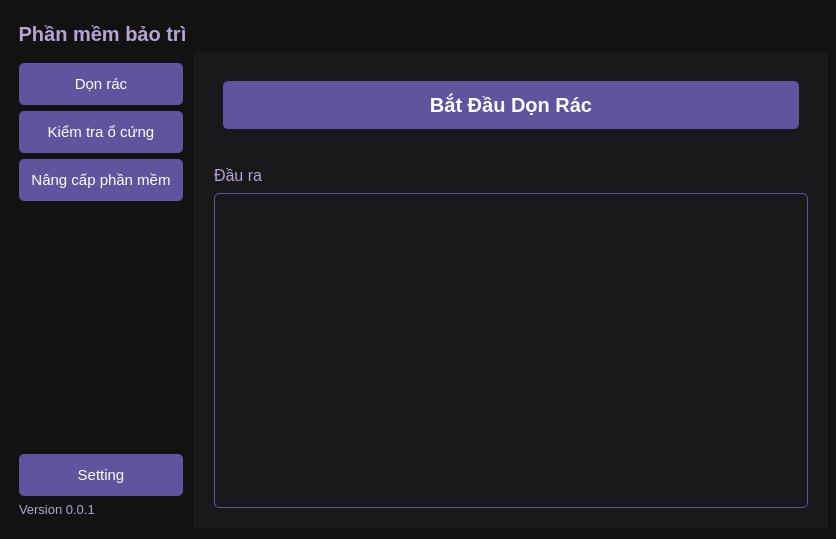
<?xml version="1.0" encoding="UTF-8"?>
<ui version="4.0">
 <class>MainWindow</class>
 <widget class="QMainWindow" name="MainWindow">
  <property name="enabled">
   <bool>true</bool>
  </property>
  <property name="geometry">
   <rect>
    <x>0</x>
    <y>0</y>
    <width>836</width>
    <height>539</height>
   </rect>
  </property>
  <property name="windowTitle">
   <string>MainWindow</string>
  </property>
  <property name="styleSheet">
   <string notr="true">QWidget {
	background-color: transparent;
	font-size: 16px;
}

QFrame {
	color: #b5a4d4;
}

#centralwidget {
	background-color: #121212;
}

QPushButton {
	background-color: #5e559e;
	color: #ffffff;
	border: none;
	border-radius: 5px;
	padding: 12px;
	font-size: 15px
}


QPushButton:disabled {
	color: #cccbd4;
	background-color: #413b6e;
}

QPushButton:hover {
	background-color: #ae99d1;
}

QTextEdit, QScrollArea {
	border: 1px solid #5e559e;
	border-radius: 5px;
	padding: 8px;
}

QStackedWidget {
	background-color: #19181a;
}

QScrollBar:vertical {
    border: none;
    background: transparent;
    width: 15px;
}

QScrollBar::handle:vertical {
    background: rgba(255, 255, 255, 0.1);
    min-height: 20px;
}

QScrollBar::handle:vertical:hover {
    background: #4e4a4f;
}

QScrollBar::add-line:vertical {
    border: none;
    background: transparent;
    width: 0px;
    height: 0px;
    subcontrol-position: top;
    subcontrol-origin: margin;
}

QScrollBar::sub-line:vertical {
    border: none;
    background: transparent;
    width: 0px;
    height: 0px;
    subcontrol-position: bottom;
    subcontrol-origin: margin;
}

QScrollBar:left-arrow:vertical, QScrollBar::right-arrow:vertical {
    border: none;
    width: 0px;
    height: 0px;
    background: transparent;
}

QScrollBar::add-page:vertical, QScrollBar::sub-page:vertical {
    background: transparent;
}

DiskInfo {
	border-bottom: 1px solid #5e559e;
}

QGroupBox::title {
	subcontrol-origin: margin;
	subcontrol-position: top left;
	left: 15px;
}

QGroupBox {
	color: #b5a4d4;
	border: 1px solid #5e559e;
	border-radius: 6px;
	margin-top: 3ex;
	font-weight: bold;
	padding-top: 12px;
}

QCheckBox {
	color: #b5a4d4;
	padding-bottom: 8px;
}

QCheckBox::indicator {
	width: 30px;
	height: 30px;
}

QCheckBox::indicator:checked {
	width: 18px;
	height: 18px;
	padding: 6px;
	image: url(:/icons/cil-task.png);
}

QCheckBox::indicator:unchecked {
	image: url(:/icons/cil-media-stop.png);
}

QLineEdit {
	border: 1px solid #5e559e;
	border-radius: 5px;
	padding: 8px 5px 8px 5px;
	color: #b5a4d4;
}

#btn_browse {
	width: 32px;
	height: 28px;
	font-weight: bold;
	padding: 5px;
}

#btn_start_clean {
	font-weight: bold;
	font-size: 20px
}

#btn_refresh {
	padding-top: 5px;
	padding-bottom: 5px;
}

#label_title {
	padding: 0px;
	font-size: 20px;
	font-weight: bold;
}

#btn_exit, #btn_max, #btn_min {
	background-color: transparent;
	border: none;
	border-radius: none;
	width: 30px;
	height: 20px;
	padding: 0.2em 0.5em 0.2em 0.5em;
}

#btn_max:hover, #btn_min:hover {
	background-color: #292929;
}

#btn_exit:hover {
	background-color: #d4443c;
}

#btn_min {
    image: url(:/icons/cil-window-minimize.png);
}

#btn_max:!checked {
    image: url(:/icons/cil-window-maximize.png);
}

#btn_max:checked {
    image: url(:/icons/cil-window-restore.png);
}

#btn_exit {
    image: url(:/icons/cil-x.png);
}

#label_version {
	font-size: 13px;
}</string>
  </property>
  <widget class="QWidget" name="centralwidget">
   <layout class="QVBoxLayout" name="verticalLayout">
    <property name="spacing">
     <number>1</number>
    </property>
    <property name="leftMargin">
     <number>0</number>
    </property>
    <property name="topMargin">
     <number>0</number>
    </property>
    <property name="rightMargin">
     <number>0</number>
    </property>
    <property name="bottomMargin">
     <number>0</number>
    </property>
    <item>
     <widget class="QFrame" name="title">
      <property name="frameShape">
       <enum>QFrame::Shape::StyledPanel</enum>
      </property>
      <property name="frameShadow">
       <enum>QFrame::Shadow::Raised</enum>
      </property>
      <layout class="QHBoxLayout" name="horizontalLayout_6">
       <property name="spacing">
        <number>0</number>
       </property>
       <property name="leftMargin">
        <number>0</number>
       </property>
       <property name="topMargin">
        <number>0</number>
       </property>
       <property name="rightMargin">
        <number>0</number>
       </property>
       <property name="bottomMargin">
        <number>0</number>
       </property>
       <item>
        <widget class="QFrame" name="frame_title">
         <property name="sizePolicy">
          <sizepolicy hsizetype="Expanding" vsizetype="Preferred">
           <horstretch>0</horstretch>
           <verstretch>0</verstretch>
          </sizepolicy>
         </property>
         <property name="frameShape">
          <enum>QFrame::Shape::StyledPanel</enum>
         </property>
         <property name="frameShadow">
          <enum>QFrame::Shadow::Raised</enum>
         </property>
         <layout class="QVBoxLayout" name="verticalLayout_9">
          <property name="spacing">
           <number>0</number>
          </property>
          <property name="leftMargin">
           <number>0</number>
          </property>
          <property name="topMargin">
           <number>0</number>
          </property>
          <property name="rightMargin">
           <number>0</number>
          </property>
          <property name="bottomMargin">
           <number>0</number>
          </property>
          <item>
           <widget class="QFrame" name="frame_up_left">
            <property name="frameShape">
             <enum>QFrame::Shape::StyledPanel</enum>
            </property>
            <property name="frameShadow">
             <enum>QFrame::Shadow::Raised</enum>
            </property>
            <layout class="QHBoxLayout" name="horizontalLayout_9">
             <property name="spacing">
              <number>0</number>
             </property>
             <property name="leftMargin">
              <number>0</number>
             </property>
             <property name="topMargin">
              <number>0</number>
             </property>
             <property name="rightMargin">
              <number>0</number>
             </property>
             <property name="bottomMargin">
              <number>0</number>
             </property>
             <item>
              <widget class="QFrame" name="size_up_left">
               <property name="sizePolicy">
                <sizepolicy hsizetype="Minimum" vsizetype="Minimum">
                 <horstretch>0</horstretch>
                 <verstretch>0</verstretch>
                </sizepolicy>
               </property>
               <property name="minimumSize">
                <size>
                 <width>5</width>
                 <height>5</height>
                </size>
               </property>
               <property name="maximumSize">
                <size>
                 <width>5</width>
                 <height>5</height>
                </size>
               </property>
               <property name="frameShape">
                <enum>QFrame::Shape::StyledPanel</enum>
               </property>
               <property name="frameShadow">
                <enum>QFrame::Shadow::Raised</enum>
               </property>
              </widget>
             </item>
             <item>
              <widget class="QFrame" name="size_up">
               <property name="sizePolicy">
                <sizepolicy hsizetype="Expanding" vsizetype="Minimum">
                 <horstretch>0</horstretch>
                 <verstretch>0</verstretch>
                </sizepolicy>
               </property>
               <property name="minimumSize">
                <size>
                 <width>5</width>
                 <height>5</height>
                </size>
               </property>
               <property name="maximumSize">
                <size>
                 <width>16777215</width>
                 <height>5</height>
                </size>
               </property>
               <property name="frameShape">
                <enum>QFrame::Shape::StyledPanel</enum>
               </property>
               <property name="frameShadow">
                <enum>QFrame::Shadow::Raised</enum>
               </property>
              </widget>
             </item>
            </layout>
           </widget>
          </item>
          <item>
           <widget class="QLabel" name="label_title">
            <property name="text">
             <string>   Phần mềm bảo trì</string>
            </property>
           </widget>
          </item>
         </layout>
        </widget>
       </item>
       <item alignment="Qt::AlignmentFlag::AlignRight|Qt::AlignmentFlag::AlignTop">
        <widget class="QFrame" name="frame_btn">
         <property name="frameShape">
          <enum>QFrame::Shape::StyledPanel</enum>
         </property>
         <property name="frameShadow">
          <enum>QFrame::Shadow::Raised</enum>
         </property>
         <layout class="QHBoxLayout" name="horizontalLayout_7">
          <property name="spacing">
           <number>0</number>
          </property>
          <property name="leftMargin">
           <number>0</number>
          </property>
          <property name="topMargin">
           <number>0</number>
          </property>
          <property name="rightMargin">
           <number>0</number>
          </property>
          <property name="bottomMargin">
           <number>0</number>
          </property>
          <item>
           <widget class="QPushButton" name="btn_min">
            <property name="text">
             <string/>
            </property>
           </widget>
          </item>
          <item>
           <widget class="QPushButton" name="btn_max">
            <property name="text">
             <string/>
            </property>
           </widget>
          </item>
          <item>
           <widget class="QPushButton" name="btn_exit">
            <property name="text">
             <string/>
            </property>
           </widget>
          </item>
         </layout>
        </widget>
       </item>
      </layout>
     </widget>
    </item>
    <item>
     <widget class="QFrame" name="size_left_right">
      <property name="sizePolicy">
       <sizepolicy hsizetype="Expanding" vsizetype="Expanding">
        <horstretch>0</horstretch>
        <verstretch>0</verstretch>
       </sizepolicy>
      </property>
      <property name="frameShape">
       <enum>QFrame::Shape::StyledPanel</enum>
      </property>
      <property name="frameShadow">
       <enum>QFrame::Shadow::Raised</enum>
      </property>
      <layout class="QHBoxLayout" name="horizontalLayout_4">
       <property name="spacing">
        <number>0</number>
       </property>
       <property name="leftMargin">
        <number>0</number>
       </property>
       <property name="topMargin">
        <number>0</number>
       </property>
       <property name="rightMargin">
        <number>0</number>
       </property>
       <property name="bottomMargin">
        <number>0</number>
       </property>
       <item>
        <widget class="QFrame" name="size_left">
         <property name="sizePolicy">
          <sizepolicy hsizetype="Minimum" vsizetype="Expanding">
           <horstretch>0</horstretch>
           <verstretch>0</verstretch>
          </sizepolicy>
         </property>
         <property name="minimumSize">
          <size>
           <width>5</width>
           <height>5</height>
          </size>
         </property>
         <property name="maximumSize">
          <size>
           <width>5</width>
           <height>16777215</height>
          </size>
         </property>
         <property name="frameShape">
          <enum>QFrame::Shape::StyledPanel</enum>
         </property>
         <property name="frameShadow">
          <enum>QFrame::Shadow::Raised</enum>
         </property>
        </widget>
       </item>
       <item>
        <widget class="QFrame" name="frame_7">
         <property name="sizePolicy">
          <sizepolicy hsizetype="Expanding" vsizetype="Expanding">
           <horstretch>0</horstretch>
           <verstretch>0</verstretch>
          </sizepolicy>
         </property>
         <property name="frameShape">
          <enum>QFrame::Shape::StyledPanel</enum>
         </property>
         <property name="frameShadow">
          <enum>QFrame::Shadow::Raised</enum>
         </property>
         <layout class="QVBoxLayout" name="verticalLayout_12">
          <property name="spacing">
           <number>0</number>
          </property>
          <property name="leftMargin">
           <number>0</number>
          </property>
          <property name="topMargin">
           <number>0</number>
          </property>
          <property name="rightMargin">
           <number>0</number>
          </property>
          <property name="bottomMargin">
           <number>0</number>
          </property>
          <item>
           <widget class="QFrame" name="body">
            <property name="frameShape">
             <enum>QFrame::Shape::StyledPanel</enum>
            </property>
            <property name="frameShadow">
             <enum>QFrame::Shadow::Raised</enum>
            </property>
            <layout class="QHBoxLayout" name="horizontalLayout_2">
             <property name="spacing">
              <number>0</number>
             </property>
             <property name="leftMargin">
              <number>0</number>
             </property>
             <property name="topMargin">
              <number>0</number>
             </property>
             <property name="rightMargin">
              <number>0</number>
             </property>
             <property name="bottomMargin">
              <number>0</number>
             </property>
             <item>
              <widget class="QFrame" name="frame">
               <property name="frameShape">
                <enum>QFrame::Shape::StyledPanel</enum>
               </property>
               <property name="frameShadow">
                <enum>QFrame::Shadow::Raised</enum>
               </property>
               <layout class="QVBoxLayout" name="verticalLayout_2">
                <item alignment="Qt::AlignmentFlag::AlignTop">
                 <widget class="QFrame" name="frame_10">
                  <property name="frameShape">
                   <enum>QFrame::Shape::StyledPanel</enum>
                  </property>
                  <property name="frameShadow">
                   <enum>QFrame::Shadow::Raised</enum>
                  </property>
                  <layout class="QVBoxLayout" name="verticalLayout_14">
                   <property name="leftMargin">
                    <number>0</number>
                   </property>
                   <property name="topMargin">
                    <number>0</number>
                   </property>
                   <property name="rightMargin">
                    <number>0</number>
                   </property>
                   <property name="bottomMargin">
                    <number>0</number>
                   </property>
                   <item>
                    <widget class="QPushButton" name="btn_clean">
                     <property name="text">
                      <string>Dọn rác</string>
                     </property>
                    </widget>
                   </item>
                   <item>
                    <widget class="QPushButton" name="btn_check">
                     <property name="text">
                      <string>Kiểm tra ổ cứng</string>
                     </property>
                    </widget>
                   </item>
                   <item>
                    <widget class="QPushButton" name="btn_upgrade">
                     <property name="text">
                      <string>Nâng cấp phần mềm</string>
                     </property>
                    </widget>
                   </item>
                  </layout>
                 </widget>
                </item>
                <item alignment="Qt::AlignmentFlag::AlignBottom">
                 <widget class="QFrame" name="frame_2">
                  <property name="frameShape">
                   <enum>QFrame::Shape::StyledPanel</enum>
                  </property>
                  <property name="frameShadow">
                   <enum>QFrame::Shadow::Raised</enum>
                  </property>
                  <layout class="QVBoxLayout" name="verticalLayout_13">
                   <property name="leftMargin">
                    <number>0</number>
                   </property>
                   <property name="topMargin">
                    <number>0</number>
                   </property>
                   <property name="rightMargin">
                    <number>0</number>
                   </property>
                   <property name="bottomMargin">
                    <number>0</number>
                   </property>
                   <item>
                    <widget class="QPushButton" name="btn_setting">
                     <property name="text">
                      <string>Setting</string>
                     </property>
                    </widget>
                   </item>
                   <item>
                    <widget class="QLabel" name="label_version">
                     <property name="text">
                      <string>Version 0.0.1</string>
                     </property>
                    </widget>
                   </item>
                  </layout>
                 </widget>
                </item>
               </layout>
              </widget>
             </item>
             <item>
              <widget class="QStackedWidget" name="stackedWidget">
               <property name="currentIndex">
                <number>0</number>
               </property>
               <widget class="QWidget" name="clean">
                <layout class="QVBoxLayout" name="verticalLayout_3">
                 <item>
                  <widget class="QFrame" name="frame_3">
                   <property name="frameShape">
                    <enum>QFrame::Shape::StyledPanel</enum>
                   </property>
                   <property name="frameShadow">
                    <enum>QFrame::Shadow::Raised</enum>
                   </property>
                   <layout class="QHBoxLayout" name="horizontalLayout">
                    <item>
                     <widget class="QFrame" name="frame_8">
                      <property name="frameShape">
                       <enum>QFrame::Shape::StyledPanel</enum>
                      </property>
                      <property name="frameShadow">
                       <enum>QFrame::Shadow::Raised</enum>
                      </property>
                      <layout class="QVBoxLayout" name="verticalLayout_8">
                       <item>
                        <widget class="QPushButton" name="btn_start_clean">
                         <property name="enabled">
                          <bool>true</bool>
                         </property>
                         <property name="text">
                          <string>Bắt Đầu Dọn Rác</string>
                         </property>
                         <property name="checkable">
                          <bool>false</bool>
                         </property>
                         <property name="autoDefault">
                          <bool>false</bool>
                         </property>
                        </widget>
                       </item>
                      </layout>
                     </widget>
                    </item>
                   </layout>
                  </widget>
                 </item>
                 <item>
                  <widget class="QFrame" name="frame_4">
                   <property name="frameShape">
                    <enum>QFrame::Shape::StyledPanel</enum>
                   </property>
                   <property name="frameShadow">
                    <enum>QFrame::Shadow::Raised</enum>
                   </property>
                   <layout class="QVBoxLayout" name="verticalLayout_4">
                    <item>
                     <widget class="QFrame" name="frame_5">
                      <property name="frameShape">
                       <enum>QFrame::Shape::StyledPanel</enum>
                      </property>
                      <property name="frameShadow">
                       <enum>QFrame::Shadow::Raised</enum>
                      </property>
                      <layout class="QVBoxLayout" name="verticalLayout_5">
                       <property name="spacing">
                        <number>0</number>
                       </property>
                       <property name="leftMargin">
                        <number>0</number>
                       </property>
                       <property name="topMargin">
                        <number>0</number>
                       </property>
                       <property name="rightMargin">
                        <number>0</number>
                       </property>
                       <property name="bottomMargin">
                        <number>0</number>
                       </property>
                       <item>
                        <widget class="QLabel" name="label">
                         <property name="text">
                          <string>Đầu ra</string>
                         </property>
                        </widget>
                       </item>
                      </layout>
                     </widget>
                    </item>
                    <item>
                     <widget class="QFrame" name="frame_6">
                      <property name="frameShape">
                       <enum>QFrame::Shape::StyledPanel</enum>
                      </property>
                      <property name="frameShadow">
                       <enum>QFrame::Shadow::Raised</enum>
                      </property>
                      <layout class="QVBoxLayout" name="verticalLayout_6">
                       <property name="spacing">
                        <number>0</number>
                       </property>
                       <property name="leftMargin">
                        <number>0</number>
                       </property>
                       <property name="topMargin">
                        <number>0</number>
                       </property>
                       <property name="rightMargin">
                        <number>0</number>
                       </property>
                       <property name="bottomMargin">
                        <number>0</number>
                       </property>
                       <item>
                        <widget class="QTextEdit" name="text_output">
                         <property name="readOnly">
                          <bool>true</bool>
                         </property>
                         <property name="html">
                          <string>&lt;!DOCTYPE HTML PUBLIC &quot;-//W3C//DTD HTML 4.0//EN&quot; &quot;http://www.w3.org/TR/REC-html40/strict.dtd&quot;&gt;
&lt;html&gt;&lt;head&gt;&lt;meta name=&quot;qrichtext&quot; content=&quot;1&quot; /&gt;&lt;meta charset=&quot;utf-8&quot; /&gt;&lt;style type=&quot;text/css&quot;&gt;
p, li { white-space: pre-wrap; }
hr { height: 1px; border-width: 0; }
li.unchecked::marker { content: &quot;\2610&quot;; }
li.checked::marker { content: &quot;\2612&quot;; }
&lt;/style&gt;&lt;/head&gt;&lt;body style=&quot; font-family:'Segoe UI'; font-size:16px; font-weight:400; font-style:normal;&quot;&gt;
&lt;p style=&quot;-qt-paragraph-type:empty; margin-top:0px; margin-bottom:0px; margin-left:0px; margin-right:0px; -qt-block-indent:0; text-indent:0px;&quot;&gt;&lt;br /&gt;&lt;/p&gt;&lt;/body&gt;&lt;/html&gt;</string>
                         </property>
                        </widget>
                       </item>
                      </layout>
                     </widget>
                    </item>
                   </layout>
                  </widget>
                 </item>
                </layout>
               </widget>
               <widget class="QWidget" name="upgrade">
                <layout class="QVBoxLayout" name="verticalLayout_7">
                 <item>
                  <widget class="QLabel" name="label_3">
                   <property name="text">
                    <string>Coming soon</string>
                   </property>
                   <property name="alignment">
                    <set>Qt::AlignmentFlag::AlignCenter</set>
                   </property>
                  </widget>
                 </item>
                </layout>
               </widget>
               <widget class="QWidget" name="setting">
                <layout class="QVBoxLayout" name="verticalLayout_15">
                 <item alignment="Qt::AlignmentFlag::AlignTop">
                  <widget class="QFrame" name="frame_13">
                   <property name="frameShape">
                    <enum>QFrame::Shape::StyledPanel</enum>
                   </property>
                   <property name="frameShadow">
                    <enum>QFrame::Shadow::Raised</enum>
                   </property>
                   <layout class="QVBoxLayout" name="verticalLayout_17">
                    <item>
                     <widget class="QFrame" name="frame_11">
                      <property name="frameShape">
                       <enum>QFrame::Shape::StyledPanel</enum>
                      </property>
                      <property name="frameShadow">
                       <enum>QFrame::Shadow::Raised</enum>
                      </property>
                      <layout class="QHBoxLayout" name="horizontalLayout_8">
                       <item>
                        <widget class="QLineEdit" name="lineEdit">
                         <property name="text">
                          <string/>
                         </property>
                         <property name="placeholderText">
                          <string>Đường dẫn tới thư mục phần mềm CarParking</string>
                         </property>
                        </widget>
                       </item>
                       <item>
                        <widget class="QPushButton" name="btn_browse">
                         <property name="text">
                          <string>. . .</string>
                         </property>
                        </widget>
                       </item>
                      </layout>
                     </widget>
                    </item>
                    <item>
                     <widget class="QGroupBox" name="groupBox">
                      <property name="title">
                       <string>Cách dọn rác</string>
                      </property>
                      <layout class="QVBoxLayout" name="verticalLayout_16">
                       <item>
                        <widget class="QCheckBox" name="checkBox_temp">
                         <property name="text">
                          <string>Dọn thư mục Temp</string>
                         </property>
                         <property name="checked">
                          <bool>true</bool>
                         </property>
                        </widget>
                       </item>
                       <item>
                        <widget class="QCheckBox" name="checkBox_prefetch">
                         <property name="text">
                          <string>Dọn thư mục Prefetch</string>
                         </property>
                         <property name="checked">
                          <bool>true</bool>
                         </property>
                        </widget>
                       </item>
                       <item>
                        <widget class="QCheckBox" name="checkBox_recent">
                         <property name="text">
                          <string>Dọn thư mục Recent</string>
                         </property>
                         <property name="checked">
                          <bool>true</bool>
                         </property>
                        </widget>
                       </item>
                       <item>
                        <widget class="QCheckBox" name="checkBox_backup">
                         <property name="text">
                          <string>Chỉ giữ 1 file backup database</string>
                         </property>
                         <property name="checked">
                          <bool>true</bool>
                         </property>
                        </widget>
                       </item>
                      </layout>
                     </widget>
                    </item>
                   </layout>
                  </widget>
                 </item>
                </layout>
               </widget>
               <widget class="QWidget" name="disk_status">
                <layout class="QVBoxLayout" name="verticalLayout_10">
                 <item alignment="Qt::AlignmentFlag::AlignRight|Qt::AlignmentFlag::AlignBottom">
                  <widget class="QFrame" name="frame_9">
                   <property name="frameShape">
                    <enum>QFrame::Shape::StyledPanel</enum>
                   </property>
                   <property name="frameShadow">
                    <enum>QFrame::Shadow::Raised</enum>
                   </property>
                   <layout class="QHBoxLayout" name="horizontalLayout_3">
                    <property name="spacing">
                     <number>0</number>
                    </property>
                    <property name="leftMargin">
                     <number>0</number>
                    </property>
                    <property name="topMargin">
                     <number>0</number>
                    </property>
                    <property name="rightMargin">
                     <number>0</number>
                    </property>
                    <property name="bottomMargin">
                     <number>0</number>
                    </property>
                    <item>
                     <widget class="QPushButton" name="btn_refresh">
                      <property name="text">
                       <string>Làm mới</string>
                      </property>
                     </widget>
                    </item>
                   </layout>
                  </widget>
                 </item>
                 <item>
                  <widget class="QScrollArea" name="scrollArea">
                   <property name="widgetResizable">
                    <bool>true</bool>
                   </property>
                   <widget class="QWidget" name="scrollAreaWidgetContents">
                    <property name="geometry">
                     <rect>
                      <x>0</x>
                      <y>0</y>
                      <width>67</width>
                      <height>38</height>
                     </rect>
                    </property>
                    <layout class="QVBoxLayout" name="verticalLayout_11">
                     <item alignment="Qt::AlignmentFlag::AlignTop">
                      <widget class="QFrame" name="disk_info_area">
                       <property name="frameShape">
                        <enum>QFrame::Shape::StyledPanel</enum>
                       </property>
                       <property name="frameShadow">
                        <enum>QFrame::Shadow::Raised</enum>
                       </property>
                       <layout class="QVBoxLayout" name="verticalLayout_area"/>
                      </widget>
                     </item>
                    </layout>
                   </widget>
                  </widget>
                 </item>
                </layout>
               </widget>
              </widget>
             </item>
            </layout>
           </widget>
          </item>
         </layout>
        </widget>
       </item>
       <item>
        <widget class="QFrame" name="size_right">
         <property name="sizePolicy">
          <sizepolicy hsizetype="Minimum" vsizetype="Expanding">
           <horstretch>0</horstretch>
           <verstretch>0</verstretch>
          </sizepolicy>
         </property>
         <property name="minimumSize">
          <size>
           <width>5</width>
           <height>5</height>
          </size>
         </property>
         <property name="maximumSize">
          <size>
           <width>5</width>
           <height>16777215</height>
          </size>
         </property>
         <property name="frameShape">
          <enum>QFrame::Shape::StyledPanel</enum>
         </property>
         <property name="frameShadow">
          <enum>QFrame::Shadow::Raised</enum>
         </property>
        </widget>
       </item>
      </layout>
     </widget>
    </item>
    <item>
     <widget class="QFrame" name="size_bottom">
      <property name="sizePolicy">
       <sizepolicy hsizetype="Preferred" vsizetype="Preferred">
        <horstretch>0</horstretch>
        <verstretch>0</verstretch>
       </sizepolicy>
      </property>
      <property name="frameShape">
       <enum>QFrame::Shape::StyledPanel</enum>
      </property>
      <property name="frameShadow">
       <enum>QFrame::Shadow::Raised</enum>
      </property>
      <layout class="QHBoxLayout" name="horizontalLayout_5">
       <property name="spacing">
        <number>0</number>
       </property>
       <property name="leftMargin">
        <number>0</number>
       </property>
       <property name="topMargin">
        <number>0</number>
       </property>
       <property name="rightMargin">
        <number>0</number>
       </property>
       <property name="bottomMargin">
        <number>0</number>
       </property>
       <item>
        <widget class="QFrame" name="size_left_down">
         <property name="sizePolicy">
          <sizepolicy hsizetype="Minimum" vsizetype="Minimum">
           <horstretch>0</horstretch>
           <verstretch>0</verstretch>
          </sizepolicy>
         </property>
         <property name="minimumSize">
          <size>
           <width>5</width>
           <height>5</height>
          </size>
         </property>
         <property name="maximumSize">
          <size>
           <width>5</width>
           <height>5</height>
          </size>
         </property>
         <property name="frameShape">
          <enum>QFrame::Shape::StyledPanel</enum>
         </property>
         <property name="frameShadow">
          <enum>QFrame::Shadow::Raised</enum>
         </property>
        </widget>
       </item>
       <item>
        <widget class="QFrame" name="size_down">
         <property name="sizePolicy">
          <sizepolicy hsizetype="Expanding" vsizetype="Minimum">
           <horstretch>0</horstretch>
           <verstretch>0</verstretch>
          </sizepolicy>
         </property>
         <property name="minimumSize">
          <size>
           <width>5</width>
           <height>5</height>
          </size>
         </property>
         <property name="maximumSize">
          <size>
           <width>16777215</width>
           <height>5</height>
          </size>
         </property>
         <property name="frameShape">
          <enum>QFrame::Shape::StyledPanel</enum>
         </property>
         <property name="frameShadow">
          <enum>QFrame::Shadow::Raised</enum>
         </property>
        </widget>
       </item>
       <item>
        <widget class="QFrame" name="size_right_down">
         <property name="sizePolicy">
          <sizepolicy hsizetype="Minimum" vsizetype="Minimum">
           <horstretch>0</horstretch>
           <verstretch>0</verstretch>
          </sizepolicy>
         </property>
         <property name="minimumSize">
          <size>
           <width>5</width>
           <height>5</height>
          </size>
         </property>
         <property name="maximumSize">
          <size>
           <width>5</width>
           <height>5</height>
          </size>
         </property>
         <property name="frameShape">
          <enum>QFrame::Shape::StyledPanel</enum>
         </property>
         <property name="frameShadow">
          <enum>QFrame::Shadow::Raised</enum>
         </property>
        </widget>
       </item>
      </layout>
     </widget>
    </item>
   </layout>
  </widget>
 </widget>
 <resources>
  <include location="source.qrc"/>
  <include location="../../../../App/ConvertPython/GUI/images/source.qrc"/>
 </resources>
 <connections/>
</ui>
